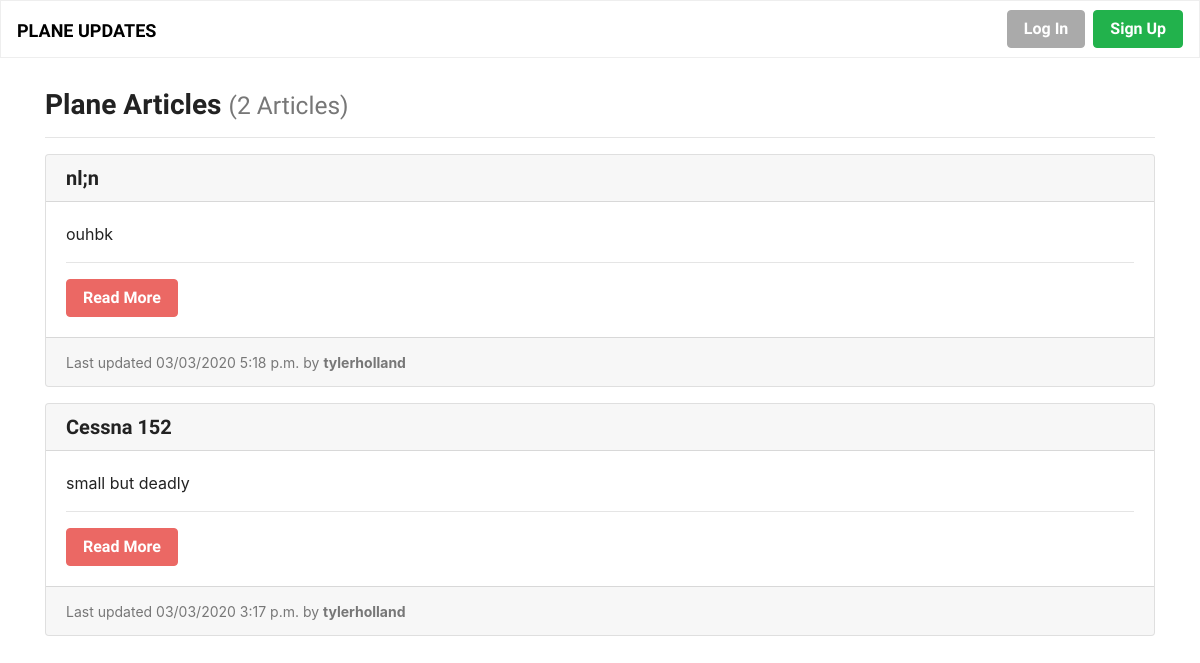
/, run on an earlier commit of the app's database.
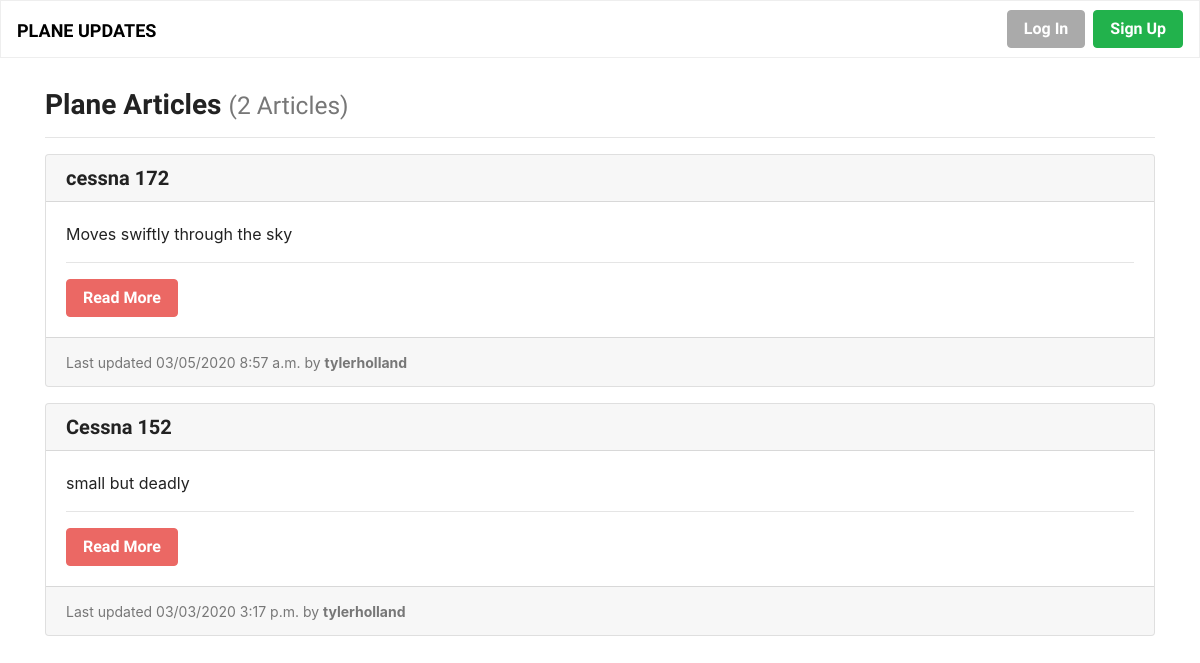
And on a later commit of the database.
### news/models.py (models this page shows, shortened)
class Article(models.Model):
    title = models.CharField(max_length=200, unique=True)
    author = models.ForeignKey(User, on_delete=models.PROTECT)
    slug = models.CharField(max_length=200, blank=True, editable=False)
    content = models.TextField(
        help_text="Write the content of your page here.")
    created = models.DateTimeField(auto_now_add=True)
    modified = models.DateTimeField(auto_now=True)

### news/views.py (the view)
# urls.py: path('', ArticleListView.as_view(), name='news-list-page'),
class ArticleListView(ListView):
    model = Article
    def get(self, request):
        articles = self.get_queryset().all().order_by('-created')
        return render(request, 'list.html', {
          'articles': articles
        })

### news/templates/list.html
{% extends "base.html" %}
{% block content %}
  <h3>Plane Articles {% if articles %}<small class="text-muted">({{ articles|length }} Article{{ articles|length|pluralize:"s" }})</small>{% endif %}</h3>
  <hr>
  {% if articles %}
    <div class="card-rows">
      {% for article in articles %}
        {% include "partials/card.html" %}
      {% endfor %}
    </div>
  {% else %}
    <div class="alert alert-primary" role="alert">No articles to display.</div>
  {% endif %}
{% endblock %}

### news/templates/base.html (shortened to what this page needs)
<!doctype html>
<html lang="en">
  <head>
    <link rel="stylesheet" href="https://stackpath.bootstrapcdn.com/bootstrap/4.3.1/css/bootstrap.min.css"
>
      <link href="https://stackpath.bootstrapcdn.com/bootstrap/4.3.1/css/bootstrap.min.css" rel="stylesheet">
      <link rel="stylesheet" href="https://bootswatch.com/4/journal/bootstrap.min.css">
  </head>
  <body>
    <nav class="navbar navbar-expand-md navbar-light bg-light">
      <a class="navbar-brand" href="{% url 'news-list-page' %}">Plane Updates</a>
      <form class="form-inline ml-auto">
        {% if request.user.is_authenticated %}
            <div class="text-white">Hello, {{ request.user.username }}</div>
            <a href="{% url 'news-new-page' %}" class="btn btn-warning ml-4">New Article</a>
            <a href="{% url 'logout' %}" class="btn btn-danger ml-2">Log Out</a>
        {% else %}
            <a href="{% url 'login' %}" class="btn btn-secondary ml-2">Log In</a>
            <a href="{% url 'news-signup-page' %}" class="btn btn-success ml-2">Sign Up</a>
        {% endif %}
      </form>
    </nav>
    <main role="main" class="container" style="margin-top: 4vh;">
      {% block content %}
      {% endblock %}
    </main>
  </body>

### news/templates/partials/card.html
<div class="card mb-3">
    <h5 class="card-header ">{{ article.title }}</h5>
    <div class="card-body border-light">
      <p class="card-text text-dark">
        {{ article.content|truncatewords_html:30 }}
        <hr>
        <div class="text-left">
          <a class="btn btn-primary" href="{% url 'news-details-page' article.slug %}" role="button" title="Read More">Read More</a>
        </div>
    </div>
    <div class="card-footer">
      <small class="text-muted">Last updated {{ article.modified|date:"SHORT_DATETIME_FORMAT" }} by <b>{{ article.author.username }}</b></small>
    </div>
  </div>

What changed in the data, as far as the page shows it:
removed Article: title "nl;n", content "ouhbk", modified "03/03/2020 5:18 p.m.", author.username "tylerholland"
added Article: title "cessna 172", content "Moves swiftly through the sky", modified "03/05/2020 8:57 a.m.", author.username "tylerholland"
